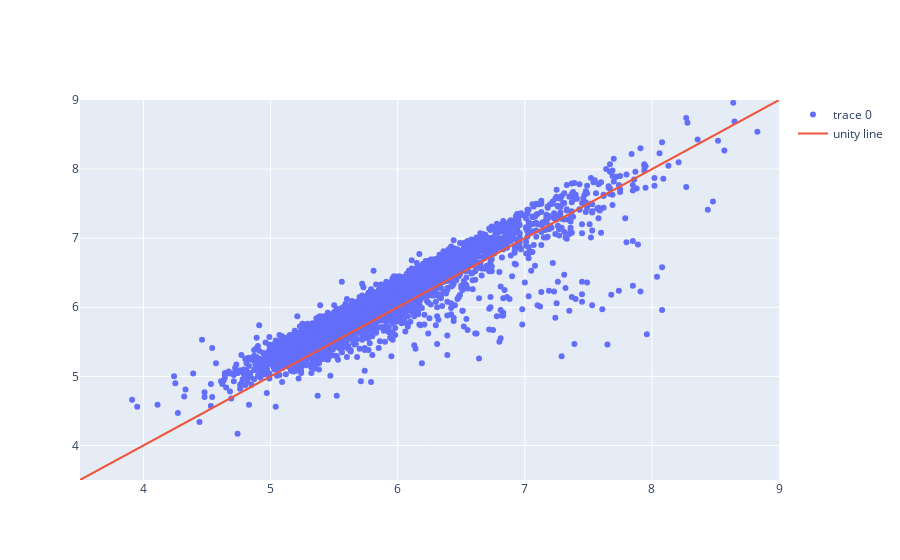

Source (notebook cell):
### Code cell
# Adding Line
fig = go.Figure()
Me = np.array(df.Me)
Mehf = np.array(df.Mehf)
Event_name = np.array(df.Eventname)
fig.add_trace(go.Scatter(x=Me,y=Mehf,mode='markers',text=Event_name))
fig.add_trace(go.Scatter(x=[1,10],y=[1, 10],mode='lines', name='unity line'))
fig.update_layout(xaxis_range=[3.5,9],yaxis_range=[3.5,9])
fig.show()

### Figure 1 — Plotly figure (JSON) as saved in the notebook; plotly's stock layout.template omitted (floating-point values rounded to 4 significant figures; data arrays with more than 128 entries replaced by an {"elided": "..."} marker saying what was removed)
{"data": [{"mode": "markers", "text": {"elided": "5016 str values"}, "type": "scatter", "x": {"elided": "5016 float values"}, "y": {"elided": "5016 float values"}}, {"mode": "lines", "name": "unity line", "type": "scatter", "x": [1, 10], "y": [1, 10]}], "layout": {"xaxis": {"range": [3.5, 9]}, "yaxis": {"range": [3.5, 9]}}}
